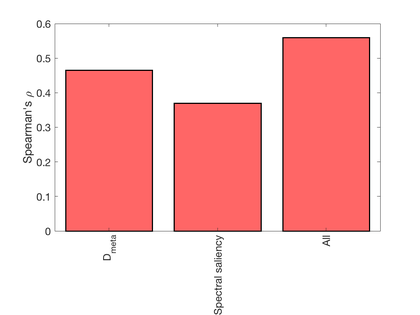
%> input picture fig/SS_features.png, 420 x 315 px, shrunk from 1120 x 840 before the run
$ octave --eval "result = eval_spectral_saliency(imread('../fig/SS_features.png'));"   (GNU Octave 9; MATLAB toolbox functions it lacks are replaced by stand-ins)
%> lines starting %> are read from the running program, lines starting %| are printed output that depends on the picture
function [s]=eval_spectral_saliency(im)

im=double(rgb2gray(im))/255;
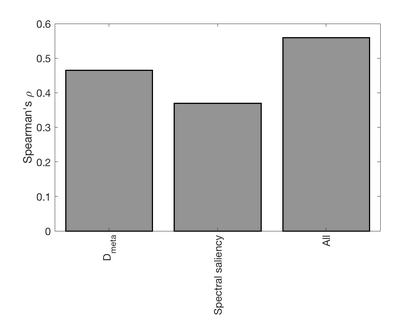
%> im: size 315x420 double; min 0, max 1, mean 0.85
x=[1 round(size(im,1)*1/3) round(size(im,1)*2/3) size(im,1)];
%> x = [1 105 210 315]
y=[1 round(size(im,2)*1/3) round(size(im,2)*2/3) size(im,2)];
%> y = [1 140 280 420]

for i=1:3
    for j=1:3
        ims{j+(i-1)*3}=im(x(i):x(i+1),y(j):y(j+1));
    end
end
%> after the loop, ims = 9 items

for i=1:9
    n=5;
    h=1/n^2*ones(n);
    imconv=conv2(ims{i},h,'same');
    L=fft2(ims{i});
    Llog=fftshift(log(1+abs(L)));
    A=fft2(imconv);
    Alog=fftshift(log(1+abs(A)));
    d=sqrt((Llog-Alog).^2);
    s(i)=sum(d(:));
end
%> this loop made 9 passes
%> pass 1, in eval_spectral_saliency, `imconv=conv2(ims{i},h,'same');`:
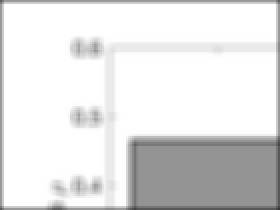
%> imconv: size 105x140 double (shown 2 times larger); min 0.209, max 1, mean 0.889
%> pass 1, in eval_spectral_saliency, `Llog=fftshift(log(1+abs(L)));`:
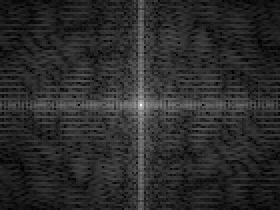
%> Llog: size 105x140 double (shown 2 times larger); min 0.0638, max 9.5, mean 1.67; drawn with min black and max white
%> pass 1, in eval_spectral_saliency, `Alog=fftshift(log(1+abs(A)));`:
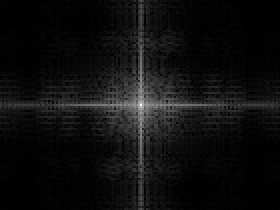
%> Alog: size 105x140 double (shown 2 times larger); min 0.000146, max 9.48, mean 0.57; drawn with min black and max white
%> pass 1, in eval_spectral_saliency, `d=sqrt((Llog-Alog).^2);`:
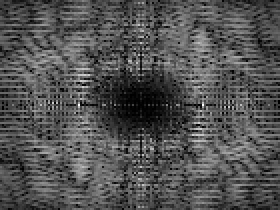
%> d: size 105x140 double (shown 2 times larger); min 0.000618, max 3.45, mean 1.11; drawn with min black and max white
%> after the loop, s = [16367.4 9839.8 9400.5 19070.8 3708.1 4587.6 14292.2 18310.2 12443.7]
s=s/sum(s);
%> s = [0.152 0.0911 0.087 0.177 0.0343 0.0425 0.132 0.17 0.115]
%> `result = eval_spectral_saliency(imread('../fig/SS_features.png'));`: result has the same summary as s in eval_spectral_saliency

$ run again, on fig/color_features.png
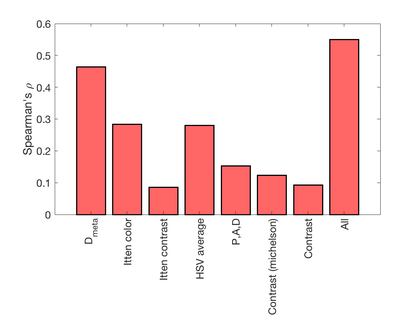
%> input picture fig/color_features.png, 420 x 315 px, shrunk from 1120 x 840 before the run
%> in eval_spectral_saliency, `im=double(rgb2gray(im))/255;`:
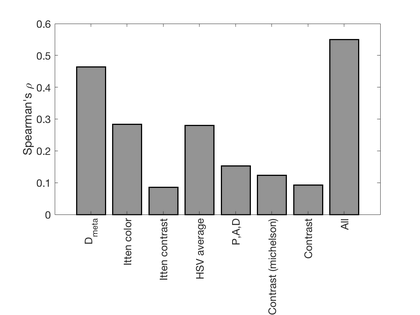
%> im: size 315x420 double; min 0, max 1, mean 0.917
%> after the loop in eval_spectral_saliency, `for i=1:3`: ims = 9 items
%> the loop in eval_spectral_saliency, `for i=1:9` made 9 passes
%> pass 1, in eval_spectral_saliency, `d=sqrt((Llog-Alog).^2);`:
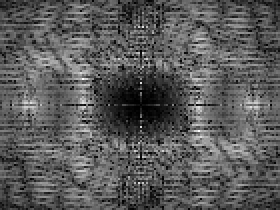
%> d: size 105x140 double (shown 2 times larger); min 0.00417, max 3.3, mean 1.18; drawn with min black and max white
%> after the loop in eval_spectral_saliency, `for i=1:9`: s = [17288.1 4270 9490.3 18593.6 12116.9 9923.9 17617.1 22364.6 17103.7]
%> in eval_spectral_saliency, `s=s/sum(s);`: s = [0.134 0.0332 0.0737 0.144 0.0941 0.0771 0.137 0.174 0.133]
%> result has the same summary as s in eval_spectral_saliency

$ run again, on fig/color_features_s.png
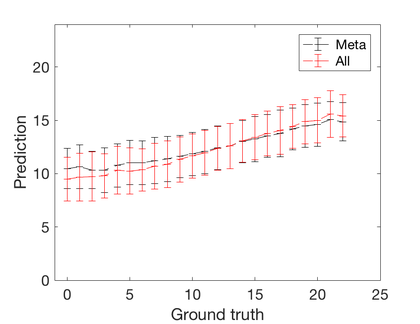
%> input picture fig/color_features_s.png, 420 x 324 px, shrunk from 846 x 652 before the run
%> after the loop in eval_spectral_saliency, `for i=1:3`: ims = 9 items
%> the loop in eval_spectral_saliency, `for i=1:9` made 9 passes
%> pass 1, in eval_spectral_saliency, `Alog=fftshift(log(1+abs(A)));`:
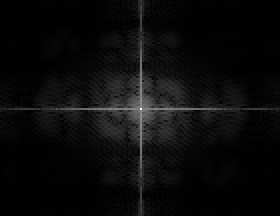
%> Alog: size 108x140 double (shown 2 times larger); min 0.000192, max 9.59, mean 0.426; drawn with min black and max white
%> pass 1, in eval_spectral_saliency, `d=sqrt((Llog-Alog).^2);`:
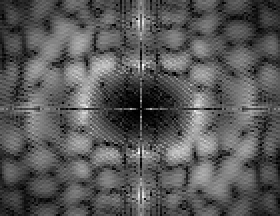
%> d: size 108x140 double (shown 2 times larger); min 0.00143, max 2.94, mean 1.02; drawn with min black and max white
%> after the loop in eval_spectral_saliency, `for i=1:9`: s = [15362.5 6029.6 19637.1 21634.1 16363.4 14314.1 16981.1 20896.6 17464]
%> in eval_spectral_saliency, `s=s/sum(s);`: s = [0.103 0.0406 0.132 0.146 0.11 0.0963 0.114 0.141 0.117]
%> result has the same summary as s in eval_spectral_saliency
